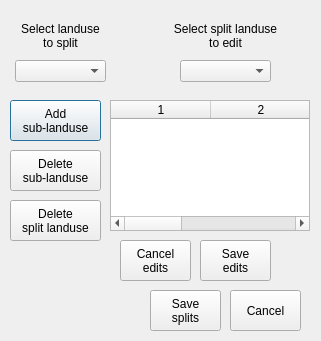
<?xml version="1.0" encoding="UTF-8"?>
<ui version="4.0">
 <class>SplitDialog</class>
 <widget class="QDialog" name="SplitDialog">
  <property name="geometry">
   <rect>
    <x>0</x>
    <y>0</y>
    <width>321</width>
    <height>341</height>
   </rect>
  </property>
  <property name="windowTitle">
   <string>Split Landuses</string>
  </property>
  <property name="windowIcon">
   <iconset resource="resources.qrc">
    <normaloff>:/plugins/QSWATPlus/swatplus.ico</normaloff>:/plugins/QSWATPlus/swatplus.ico</iconset>
  </property>
  <widget class="QTableWidget" name="table">
   <property name="geometry">
    <rect>
     <x>110</x>
     <y>100</y>
     <width>200</width>
     <height>131</height>
    </rect>
   </property>
   <property name="columnCount">
    <number>3</number>
   </property>
   <attribute name="verticalHeaderVisible">
    <bool>true</bool>
   </attribute>
   <attribute name="verticalHeaderDefaultSectionSize">
    <number>20</number>
   </attribute>
   <attribute name="verticalHeaderMinimumSectionSize">
    <number>19</number>
   </attribute>
   <column/>
   <column/>
   <column/>
  </widget>
  <widget class="QLabel" name="label_2">
   <property name="geometry">
    <rect>
     <x>10</x>
     <y>20</y>
     <width>101</width>
     <height>31</height>
    </rect>
   </property>
   <property name="inputMethodHints">
    <set>Qt::ImhNone</set>
   </property>
   <property name="text">
    <string>Select landuse
to split</string>
   </property>
   <property name="alignment">
    <set>Qt::AlignCenter</set>
   </property>
  </widget>
  <widget class="QComboBox" name="newCombo">
   <property name="geometry">
    <rect>
     <x>15</x>
     <y>60</y>
     <width>91</width>
     <height>22</height>
    </rect>
   </property>
   <property name="insertPolicy">
    <enum>QComboBox::InsertAlphabetically</enum>
   </property>
  </widget>
  <widget class="QComboBox" name="splitCombo">
   <property name="geometry">
    <rect>
     <x>180</x>
     <y>60</y>
     <width>91</width>
     <height>22</height>
    </rect>
   </property>
   <property name="insertPolicy">
    <enum>QComboBox::InsertAlphabetically</enum>
   </property>
  </widget>
  <widget class="QPushButton" name="addButton">
   <property name="geometry">
    <rect>
     <x>10</x>
     <y>100</y>
     <width>91</width>
     <height>41</height>
    </rect>
   </property>
   <property name="toolTip">
    <string>Add a sub-landuse to the split in the table.</string>
   </property>
   <property name="text">
    <string>Add
sub-landuse</string>
   </property>
  </widget>
  <widget class="QPushButton" name="deleteButton">
   <property name="geometry">
    <rect>
     <x>10</x>
     <y>150</y>
     <width>91</width>
     <height>41</height>
    </rect>
   </property>
   <property name="toolTip">
    <string>Remove the selected row from the table.  You can select a row by clicking in the table.</string>
   </property>
   <property name="text">
    <string>Delete
sub-landuse</string>
   </property>
  </widget>
  <widget class="QPushButton" name="deleteSplitButton">
   <property name="geometry">
    <rect>
     <x>10</x>
     <y>200</y>
     <width>91</width>
     <height>41</height>
    </rect>
   </property>
   <property name="toolTip">
    <string>Clear the table and remove the split from the current list of landuses to split.</string>
   </property>
   <property name="text">
    <string>Delete
split landuse</string>
   </property>
  </widget>
  <widget class="QPushButton" name="cancelEditButton">
   <property name="geometry">
    <rect>
     <x>120</x>
     <y>240</y>
     <width>71</width>
     <height>41</height>
    </rect>
   </property>
   <property name="toolTip">
    <string>Clear the table.</string>
   </property>
   <property name="text">
    <string>Cancel
edits</string>
   </property>
  </widget>
  <widget class="QPushButton" name="saveEditButton">
   <property name="geometry">
    <rect>
     <x>200</x>
     <y>240</y>
     <width>71</width>
     <height>41</height>
    </rect>
   </property>
   <property name="toolTip">
    <string>Save the table as a landuse to be split.  You must edit the percentages first so they sum to 100.</string>
   </property>
   <property name="text">
    <string>Save
edits</string>
   </property>
  </widget>
  <widget class="QLabel" name="label_3">
   <property name="geometry">
    <rect>
     <x>160</x>
     <y>20</y>
     <width>131</width>
     <height>31</height>
    </rect>
   </property>
   <property name="inputMethodHints">
    <set>Qt::ImhNone</set>
   </property>
   <property name="text">
    <string>Select split landuse
to edit</string>
   </property>
   <property name="alignment">
    <set>Qt::AlignCenter</set>
   </property>
  </widget>
  <widget class="QPushButton" name="cancelButton">
   <property name="geometry">
    <rect>
     <x>230</x>
     <y>290</y>
     <width>71</width>
     <height>41</height>
    </rect>
   </property>
   <property name="toolTip">
    <string>Leave the set of panduses to spliut as they were when this form was opened and exit.</string>
   </property>
   <property name="text">
    <string>Cancel</string>
   </property>
  </widget>
  <widget class="QPushButton" name="saveSplitsButton">
   <property name="geometry">
    <rect>
     <x>150</x>
     <y>290</y>
     <width>71</width>
     <height>41</height>
    </rect>
   </property>
   <property name="toolTip">
    <string>Save the current set of split landuses and exit.</string>
   </property>
   <property name="text">
    <string>Save
splits</string>
   </property>
  </widget>
 </widget>
 <resources>
  <include location="resources.qrc"/>
 </resources>
 <connections/>
</ui>
